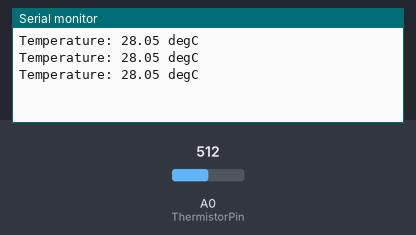
Simulated run of this sketch. Board: Arduino Uno, built with avr-gcc and run on an emulated ATmega328P. Parts: the last lines printed to the serial monitor. The test bench sets the inputs (shaded band); at power-on: A0 (ThermistorPin) = 512.

Above: at 1.3 s.
1.4 s: A0 (ThermistorPin) set to 1010
At 1.9 s:
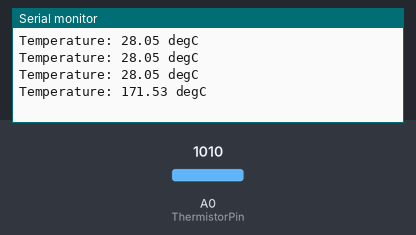
2.9 s: A0 (ThermistorPin) set to 1023
At 3.4 s:
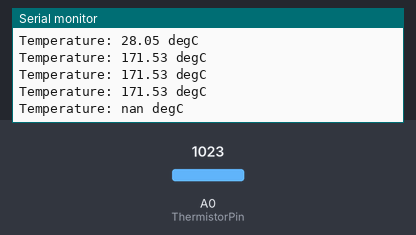

The sketch:

thermistor_serial.ino
```cpp
// (licence header left out)
int ThermistorPin = A0;
int Vo;
float R1 = 2370; // 1% Resistor, MFR-25FBF52-2K37
float logR2, R2, T;
/* Thermistor info
 * Vishay NTCLE100E3272JB0
 * 2700 2, 3, 5 3977 0.75 Red Violet Red Y 272*B0 272*B0A
 */
float a1 = 0.003354016, b1 = 0.000256985, c1 = 0.000002620131, d1 = 0.00000006383091;
float Rref = 2700 ;

void setup() {
Serial.begin(9600);
}

void loop() {

  Vo = analogRead(ThermistorPin);
  R2 = R1 * (1023.0 / (float)Vo - 1.0);
  logR2 = log(R2/Rref);
  T = (1.0 / (a1 + b1*logR2 + c1*logR2*logR2+d1*logR2*logR2*logR2))-273.15;

  Serial.print("Temperature: ");
  Serial.print(T);
  Serial.println(" degC");

  delay(500);
}
```

Measured:
- the behaviour switches between 1022 and 1023 on A0 (ThermistorPin) (found by bisection; images 1 and 2)
- after the input at 1.4 s, the serial monitor: prints a new line after 0.10 s (image 1)
- after the input at 2.9 s, the serial monitor: prints a new line after 0.11 s (image 2)
